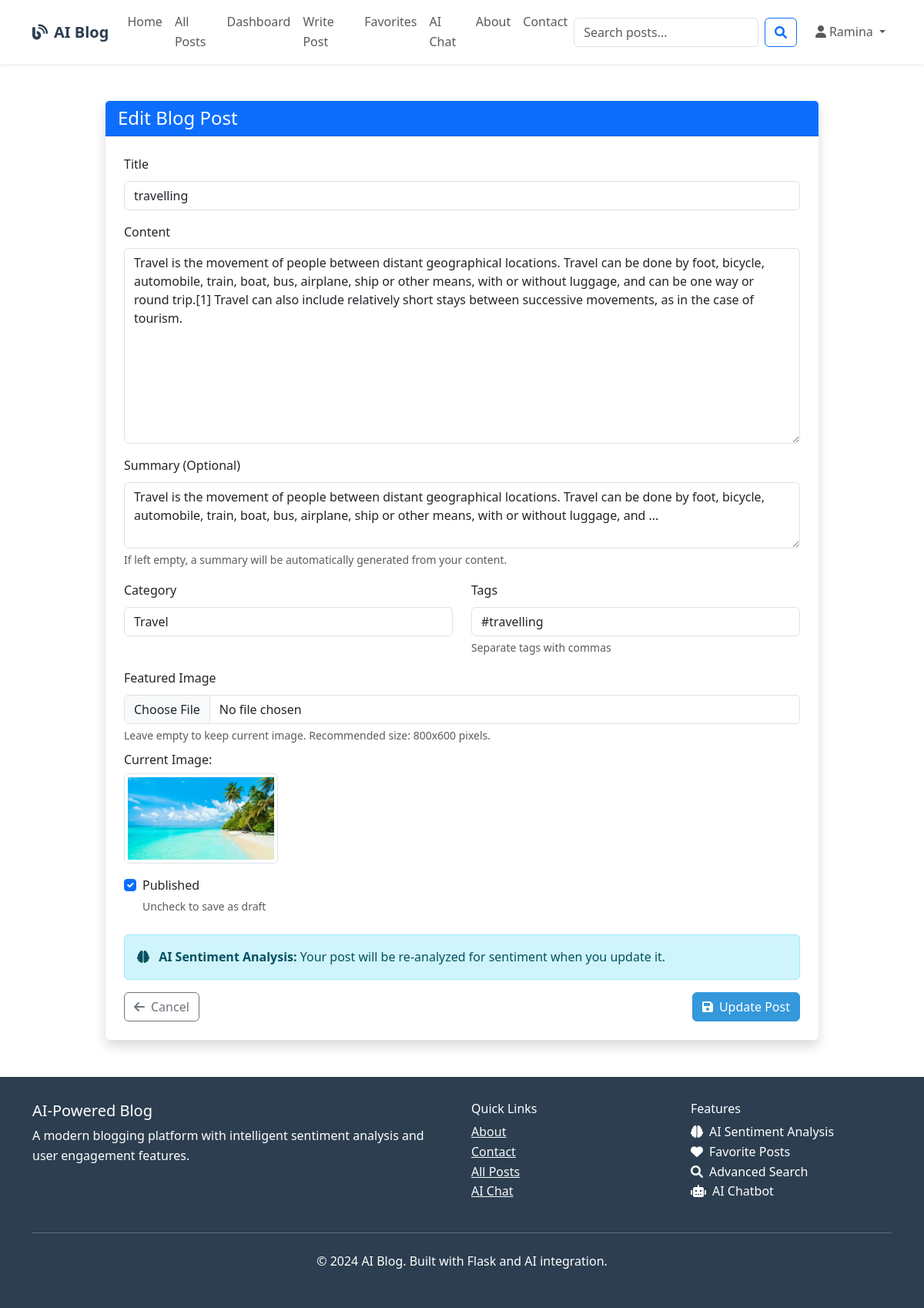
The page /blog/post/1/edit (signed in) on the database its author committed.
### models.py (models this page shows, shortened)
class User(UserMixin, db.Model):
    id = db.Column(db.Integer, primary_key=True)
    username = db.Column(db.String(80), unique=True, nullable=False)
    email = db.Column(db.String(120), unique=True, nullable=False)
    password_hash = db.Column(db.String(120), nullable=False)
    first_name = db.Column(db.String(50), nullable=False)
    last_name = db.Column(db.String(50), nullable=False)
    bio = db.Column(db.Text)
    profile_image = db.Column(db.String(200), default='default.jpg')
    created_at = db.Column(db.DateTime, default=datetime.utcnow)
    is_active = db.Column(db.Boolean, default=True)
    posts = db.relationship('BlogPost', backref='author', lazy='dynamic', cascade='all, delete-orphan')
    comments = db.relationship('Comment', backref='author', lazy='dynamic', cascade='all, delete-orphan')
    favorites = db.relationship('Favorite', backref='user', lazy='dynamic', cascade='all, delete-orphan')

class BlogPost(db.Model):
    id = db.Column(db.Integer, primary_key=True)
    title = db.Column(db.String(200), nullable=False)
    content = db.Column(db.Text, nullable=False)
    summary = db.Column(db.String(500))
    featured_image = db.Column(db.String(200))
    created_at = db.Column(db.DateTime, default=datetime.utcnow)
    updated_at = db.Column(db.DateTime, default=datetime.utcnow, onupdate=datetime.utcnow)
    published = db.Column(db.Boolean, default=True)
    views = db.Column(db.Integer, default=0)
    sentiment_score = db.Column(db.Float)  # -1 to 1 (negative to positive)
    sentiment_label = db.Column(db.String(20))  # 'positive', 'negative', 'neutral'
    sentiment_confidence = db.Column(db.Float)  # 0 to 1
    user_id = db.Column(db.Integer, db.ForeignKey('user.id'), nullable=False)
    category_id = db.Column(db.Integer, db.ForeignKey('category.id'))
    comments = db.relationship('Comment', backref='post', lazy='dynamic', cascade='all, delete-orphan')
    favorites = db.relationship('Favorite', backref='post', lazy='dynamic', cascade='all, delete-orphan')
    tags = db.relationship('Tag', secondary='post_tags', back_populates='posts')

### blueprints/blog.py (the view)
@blog_bp.route('/post/<int:id>/edit', methods=['GET', 'POST'])
@login_required
def edit_post(id):
    try:
        post = BlogPost.query.get_or_404(id)
        if post.author != current_user:
            abort(403)
        form = BlogPostForm()
        if form.validate_on_submit():
            try:
                post.title = form.title.data
                post.content = form.content.data
                post.summary = form.summary.data or TextProcessor.generate_summary(form.content.data)
                post.published = form.published.data
                if form.category_id.data and form.category_id.data > 0:
                    post.category_id = form.category_id.data
                else:
                    post.category_id = None
                if form.featured_image.data:
                    if post.featured_image:
                        FileHandler.delete_picture(post.featured_image, 'posts')
                    picture_file = FileHandler.save_picture(form.featured_image.data, 'posts')
                    if picture_file:
                        post.featured_image = picture_file
                combined_text = f"{post.title} {post.content}"
                sentiment_result = sentiment_analyzer.analyze_sentiment(combined_text)
                post.sentiment_score = sentiment_result['score']
                post.sentiment_label = sentiment_result['label']
                post.sentiment_confidence = sentiment_result['confidence']
                try:
                    post.tags.clear()
                    if form.tags.data:
                        tag_names = TextProcessor.extract_tags(form.tags.data)
                        for tag_name in tag_names:
                            tag = DatabaseHelper.get_or_create_tag(tag_name)
                            if tag:
                                post.tags.append(tag)
                except Exception as e:
                    print(f"Error updating tags: {e}")
                db.session.commit()
                try:
                    insights = sentiment_analyzer.get_sentiment_insights(sentiment_result)
                    for insight in insights:
                        flash(f"Updated AI Insight: {insight}", 'info')
                except Exception as e:
                    print(f"Error getting sentiment insights: {e}")
                flash('Your blog post has been updated successfully!', 'success')
                return redirect(url_for('blog.view_post', id=post.id))
            except Exception as e:
                db.session.rollback()
                print(f"Error updating post: {e}")
                flash('An error occurred while updating your post.', 'danger')
        elif request.method == 'GET':
            try:
                form.title.data = post.title
                form.content.data = post.content
                form.summary.data = post.summary
                form.category_id.data = post.category_id or 0
                form.published.data = post.published
                try:
                    if post.tags:
                        form.tags.data = ', '.join([tag.name for tag in post.tags])
                except Exception as e:
                    print(f"Error loading tags: {e}")
                    form.tags.data = ''
            except Exception as e:
                print(f"Error pre-populating form: {e}")
                flash('Error loading post data.', 'warning')
        return render_template('blog/edit_post.html', form=form, post=post)
    except Exception as e:
        print(f"Edit post error: {e}")
        flash('An error occurred while loading the edit page.', 'danger')
        return redirect(url_for('main.dashboard'))

### forms.py (called while the page is built)
    def load_categories(self):
        try:
            categories = Category.query.all()
            self.category_id.choices = [(0, 'No Category')] + [
                (cat.id, cat.name) for cat in categories
            ]
        except Exception as e:
            print(f"Error loading categories: {e}")
            self.category_id.choices = [(0, 'No Category')]

### templates/blog/edit_post.html (shortened to what this page needs)
{% extends "base.html" %}
{% block content %}
<div class="container py-5">
    <div class="row justify-content-center">
        <div class="col-lg-10">
            <div class="card shadow">
                <div class="card-header bg-primary text-white">
                    <h4 class="mb-0">Edit Blog Post</h4>
                </div>
                <div class="card-body p-4">
                    <form method="POST" action="{{ url_for('blog.edit_post', id=post.id) }}" enctype="multipart/form-data">
                        <div class="mb-3">
                            <label for="title" class="form-label">Title</label>
                            {{ form.title(class="form-control") }}
                        </div>
                        <div class="mb-3">
                            <label for="content" class="form-label">Content</label>
                            {{ form.content(class="form-control", rows="10") }}
                        </div>
                        <div class="mb-3">
                            <label for="summary" class="form-label">Summary (Optional)</label>
                            {{ form.summary(class="form-control", rows="3") }}
                            <div class="form-text">If left empty, a summary will be automatically generated from your content.</div>
                        </div>
                        <div class="row mb-3">
                            <div class="col-md-6">
                                <label for="category_id" class="form-label">Category</label>
                                {{ form.category_id(class="form-control") }}
                            </div>
                            <div class="col-md-6">
                                <label for="tags" class="form-label">Tags</label>
                                {{ form.tags(class="form-control") }}
                                <div class="form-text">Separate tags with commas</div>
                            </div>
                        </div>
                        <div class="mb-3">
                            <label for="featured_image" class="form-label">Featured Image</label>
                            {{ form.featured_image(class="form-control") }}
                            <div class="form-text">Leave empty to keep current image. Recommended size: 800x600 pixels.</div>
                            {% if post.featured_image %}
                            <div class="mt-2">
                                <p class="mb-1">Current Image:</p>
                                <img src="{{ url_for('static', filename='uploads/posts/' + post.featured_image) }}"
                                     class="img-thumbnail" width="200" alt="Current featured image">
                            </div>
                            {% endif %}
                        </div>
                        <div class="mb-4 form-check">
                            {{ form.published(class="form-check-input") }}
                            <label class="form-check-label" for="published">Published</label>
                            <div class="form-text">Uncheck to save as draft</div>
                        </div>
                        <div class="alert alert-info">
                            <i class="fas fa-brain me-2"></i>
                            <strong>AI Sentiment Analysis:</strong> Your post will be re-analyzed for sentiment when you update it.
                        </div>
                        <div class="d-flex justify-content-between">
                            <a href="{{ url_for('blog.view_post', id=post.id) }}" class="btn btn-outline-secondary">
                                <i class="fas fa-arrow-left me-2"></i>Cancel
                            </a>
                            <button type="submit" class="btn btn-primary">
                                <i class="fas fa-save me-2"></i>Update Post
                            </button>
                        </div>
                    </form>
                </div>
            </div>
        </div>
    </div>
</div>
{% endblock %}

### templates/base.html (shortened to what this page needs)
<!DOCTYPE html>
<html lang="en">
<head>
    <link href="https://cdn.jsdelivr.net/npm/bootstrap@5.3.0/dist/css/bootstrap.min.css" rel="stylesheet">
    <link rel="stylesheet" href="https://cdnjs.cloudflare.com/ajax/libs/font-awesome/6.0.0/css/all.min.css">
</head>
<body>
    <nav class="navbar navbar-expand-lg navbar-light bg-white shadow-sm">
        <div class="container">
            <a class="navbar-brand" href="{{ url_for('main.index') }}">
                <i class="fas fa-blog me-2"></i>AI Blog
            </a>
            <div class="collapse navbar-collapse" id="navbarNav">
                <ul class="navbar-nav me-auto">
                    <li class="nav-item">
                        <a class="nav-link" href="{{ url_for('main.index') }}">Home</a>
                    </li>
                    <li class="nav-item">
                        <a class="nav-link" href="{{ url_for('blog.all_posts') }}">All Posts</a>
                    </li>
                    {% if current_user.is_authenticated %}
                    <li class="nav-item">
                        <a class="nav-link" href="{{ url_for('main.dashboard') }}">Dashboard</a>
                    </li>
                    <li class="nav-item">
                        <a class="nav-link" href="{{ url_for('blog.create_post') }}">Write Post</a>
                    </li>
                    <li class="nav-item">
                        <a class="nav-link" href="{{ url_for('main.favorites') }}">Favorites</a>
                    </li>
                    <li class="nav-item">
                        <a class="nav-link" href="{{ url_for('main.chatbot') }}">AI Chat</a>
                    </li>
                    {% endif %}
                    <li class="nav-item">
                        <a class="nav-link" href="{{ url_for('main.about') }}">About</a>
                    </li>
                    <li class="nav-item">
                        <a class="nav-link" href="{{ url_for('main.contact') }}">Contact</a>
                    </li>
                </ul>
                <form class="d-flex me-3" method="GET" action="{{ url_for('main.search') }}">
                    <input class="form-control me-2" type="search" name="query" placeholder="Search posts..."
                           value="{{ request.args.get('query', '') }}">
                    <button class="btn btn-outline-primary" type="submit">
                        <i class="fas fa-search"></i>
                    </button>
                </form>
                <ul class="navbar-nav">
                    {% if current_user.is_authenticated %}
                    <li class="nav-item dropdown">
                        <a class="nav-link dropdown-toggle" href="#" id="navbarDropdown" role="button"
                           data-bs-toggle="dropdown">
                            <i class="fas fa-user me-1"></i>{{ current_user.first_name }}
                        </a>
                    </li>
                    {% endif %}
                </ul>
            </div>
        </div>
    </nav>
    <main>
        {% block content %}{% endblock %}
    </main>
    <footer class="footer mt-auto">
        <div class="container">
            <div class="row">
                <div class="col-md-6">
                    <h5>AI-Powered Blog</h5>
                    <p>A modern blogging platform with intelligent sentiment analysis and user engagement features.</p>
                </div>
                <div class="col-md-3">
                    <h6>Quick Links</h6>
                    <ul class="list-unstyled">
                        <li><a href="{{ url_for('main.about') }}" class="text-light">About</a></li>
                        <li><a href="{{ url_for('main.contact') }}" class="text-light">Contact</a></li>
                        <li><a href="{{ url_for('blog.all_posts') }}" class="text-light">All Posts</a></li>
                        {% if current_user.is_authenticated %}
                        <li><a href="{{ url_for('main.chatbot') }}" class="text-light">AI Chat</a></li>
                        {% endif %}
                    </ul>
                </div>
                <div class="col-md-3">
                    <h6>Features</h6>
                    <ul class="list-unstyled">
                        <li><i class="fas fa-brain me-2"></i>AI Sentiment Analysis</li>
                        <li><i class="fas fa-heart me-2"></i>Favorite Posts</li>
                        <li><i class="fas fa-search me-2"></i>Advanced Search</li>
                        <li><i class="fas fa-robot me-2"></i>AI Chatbot</li>
                    </ul>
                </div>
            </div>
            <hr class="my-4">
            <div class="row">
                <div class="col-md-12 text-center">
                    <p>&copy; 2024 AI Blog. Built with Flask and AI integration.</p>
                </div>
            </div>
        </div>
    </footer>
    <div id="toast-container" class="toast-container position-fixed top-0 end-0 p-3"></div>
</body>
</html>

### templates/base.html (style rules this page uses)
:root { --primary-color: #2c3e50; --secondary-color: #3498db; --accent-color: #e74c3c; --success-color: #27ae60; --warning-color: #f39c12; --light-bg: #f8f9fa; }
body { font-family: 'Segoe UI', Tahoma, Geneva, Verdana, sans-serif; line-height: 1.6; color: #333; }
.navbar-brand { font-weight: bold; color: var(--primary-color) !important; }
.card { border: none; box-shadow: 0 2px 10px rgba(0,0,0,0.1); transition: transform 0.3s ease; }
.btn-primary { background-color: var(--secondary-color); border-color: var(--secondary-color); }
.footer { background-color: var(--primary-color); color: white; padding: 2rem 0; margin-top: 3rem; }

### rows shown on the page
User: first_name "Ramina"
BlogPost: title "travelling", content "Travel is the movement of people between distant geographical locations. Travel can be done by foot, bicycle, automobile, train, boat, bus, airplane, ship or other means, with or without luggage, and can be one way or round trip.[1] Travel can also include relatively short stays between successive movements, as in the case of tourism.", summary "Travel is the movement of people between distant geographical locations. Travel can be done by foot, bicycle, automobile, train, boat, bus, airplane, ship or other means, with or without luggage, and ...", category_id "Travel", featured_image (picture), published "☑"
